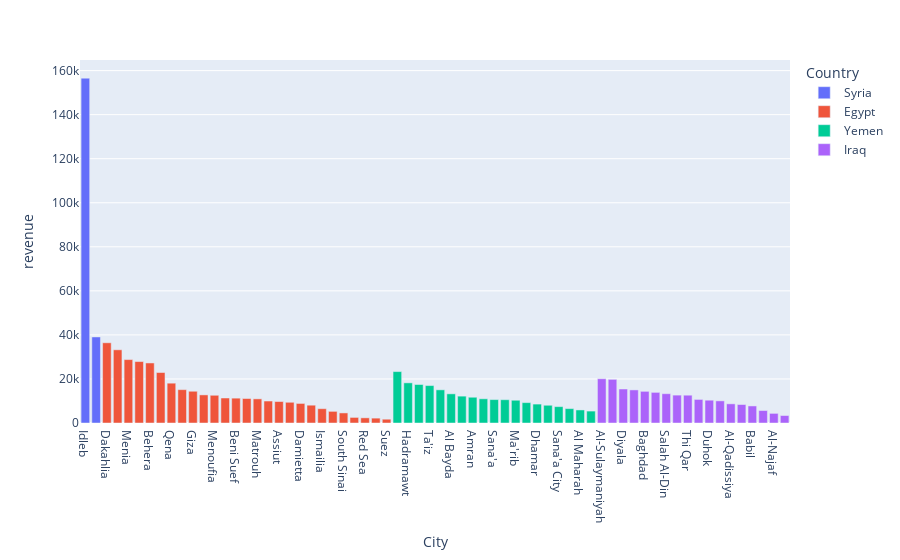

Notebook cell for this chart:
### Code cell
px.bar(df,x='City',y='revenue',color='Country')

### Figure 1 — Plotly figure (JSON) as saved in the notebook; plotly's stock layout.template omitted (floating-point values rounded to 4 significant figures)
{"data": [{"alignmentgroup": "True", "hovertemplate": "Country=Syria<br>City=%{x}<br>revenue=%{y}<extra></extra>", "legendgroup": "Syria", "marker": {"color": "#636efa", "pattern": {"shape": ""}}, "name": "Syria", "offsetgroup": "Syria", "orientation": "v", "showlegend": true, "textposition": "auto", "type": "bar", "x": ["Idleb", "Aleppo"], "xaxis": "x", "y": [156573, 39076], "yaxis": "y"}, {"alignmentgroup": "True", "hovertemplate": "Country=Egypt<br>City=%{x}<br>revenue=%{y}<extra></extra>", "legendgroup": "Egypt", "marker": {"color": "#EF553B", "pattern": {"shape": ""}}, "name": "Egypt", "offsetgroup": "Egypt", "orientation": "v", "showlegend": true, "textposition": "auto", "type": "bar", "x": ["Dakahlia", "Cairo", "Menia", "Sharkia", "Behera", "Suhag", "Qena", "Kafr El-Shikh", "Giza", "Gharbia", "Menoufia", "Aswan", "Beni Suef", "Kalyoubia", "Matrouh", "Alexandria", "Assiut", "North Sinai", "Damietta", "Fayoum", "Ismailia", "New Valley", "South Sinai", "Port Said", "Red Sea", "Luxor", "Suez"], "xaxis": "x", "y": [36423, 33234, 28793, 27898, 27260, 22919, 18078, 15143, 14409, 12760, 12587, 11352, 11282, 11116, 10962, 9976, 9749, 9409, 8883, 8086, 6492, 5286, 4573, 2535, 2341, 2209, 1723], "yaxis": "y"}, {"alignmentgroup": "True", "hovertemplate": "Country=Yemen<br>City=%{x}<br>revenue=%{y}<extra></extra>", "legendgroup": "Yemen", "marker": {"color": "#00cc96", "pattern": {"shape": ""}}, "name": "Yemen", "offsetgroup": "Yemen", "orientation": "v", "showlegend": true, "textposition": "auto", "type": "bar", "x": ["Hajjah", "Hadramawt", "Al Hodeidah", "Ta'iz", "Ibb", "Al Bayda", "Shabwah", "Amran", "Lahj", "Sana'a", "Sa'dah", "Ma'rib", "Al Jawf", "Dhamar", "Abyan", "Sana'a City", "Al Mahwit", "Al Maharah", "Aden"], "xaxis": "x", "y": [23344, 18232, 17482, 16993, 15058, 13243, 12195, 11698, 10986, 10627, 10574, 10334, 9251, 8590, 8055, 7428, 6537, 5924, 5413], "yaxis": "y"}, {"alignmentgroup": "True", "hovertemplate": "Country=Iraq<br>City=%{x}<br>revenue=%{y}<extra></extra>", "legendgroup": "Iraq", "marker": {"color": "#ab63fa", "pattern": {"shape": ""}}, "name": "Iraq", "offsetgroup": "Iraq", "orientation": "v", "showlegend": true, "textposition": "auto", "type": "bar", "x": ["Al-Sulaymaniyah", "Ninewa", "Diyala", "Erbil", "Baghdad", "Al-Anbar", "Salah Al-Din", "Al-Basrah", "Thi Qar", "Kirkuk", "Duhok", "Wassit", "Al-Qadissiya", "Maysan", "Babil", "Al-Muthanna", "Al-Najaf", "Kerbala"], "xaxis": "x", "y": [20086, 19818, 15437, 15025, 14375, 13902, 13303, 12664, 12625, 10700, 10351, 10052, 8708, 8397, 7745, 5659, 4366, 3398], "yaxis": "y"}], "layout": {"barmode": "relative", "legend": {"title": {"text": "Country"}, "tracegroupgap": 0}, "margin": {"t": 60}, "xaxis": {"anchor": "y", "domain": [0, 1], "title": {"text": "City"}}, "yaxis": {"anchor": "x", "domain": [0, 1], "title": {"text": "revenue"}}}}
